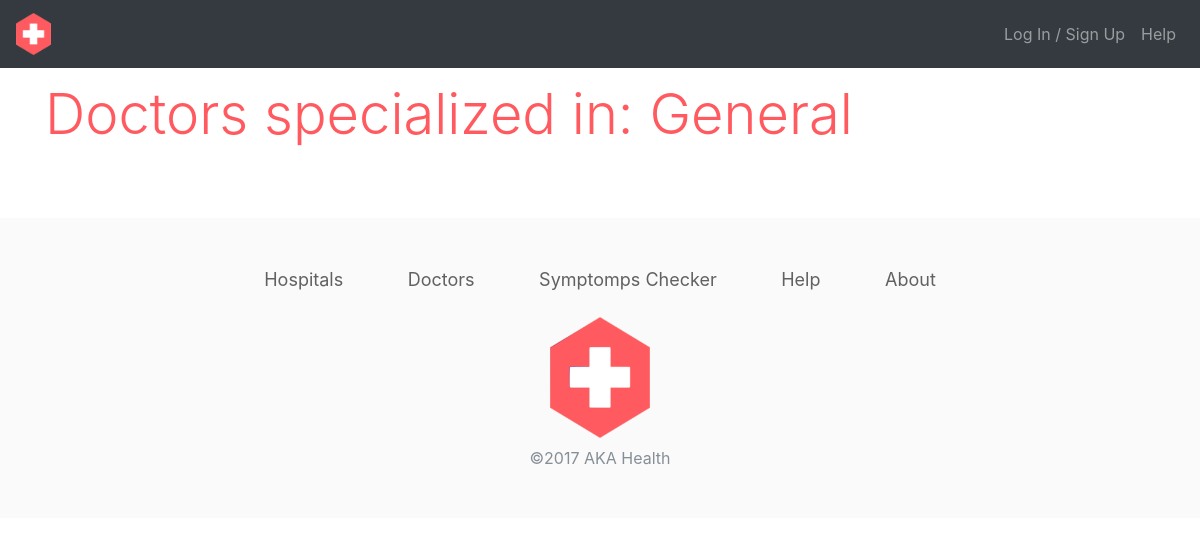
The app's page /expertise/detail_expertise.php?expertise=General, older data.
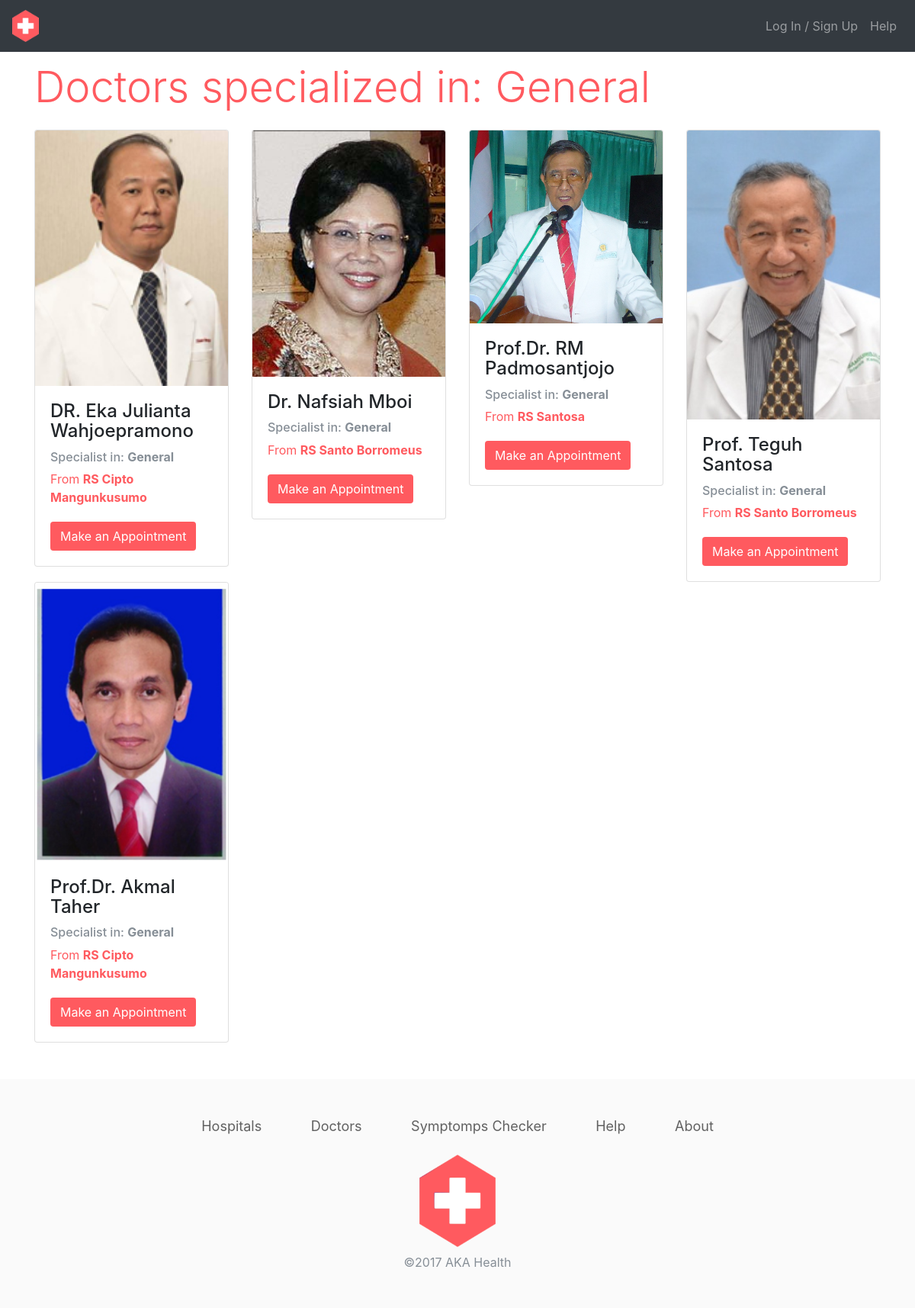
The same page, newer data.
### tables this page shows
CREATE TABLE `dokter` (
  `id_dok` int(11) NOT NULL,
  `id_rs` int(5) NOT NULL,
  `nama_dok` varchar(50) NOT NULL,
  `keahlian` text NOT NULL,
  `no_telp` varchar(13) NOT NULL,
  `gambar` varchar(30) NOT NULL
);

CREATE TABLE `rumahsakit` (
  `id_rs` int(11) NOT NULL,
  `nama_rs` varchar(50) NOT NULL,
  `alamat` text NOT NULL,
  `no_telp` varchar(13) NOT NULL,
  `gambar` varchar(30) DEFAULT NULL,
  `id_lokasi` int(11) DEFAULT NULL
);

### expertise/detail_expertise.php (the view, shortened to what this page needs)
<?php
include "../config.php";
$expertise = $_GET['expertise'];
$query ="SELECT dokter.*, rumahsakit.nama_rs FROM dokter join rumahsakit on dokter.id_rs = rumahsakit.id_rs WHERE keahlian ='$expertise'";
$result = mysqli_query($db, $query);
?>
<!DOCTYPE html>
<html>
<head>
    <link rel="stylesheet" href="../assets/css/bootstrap.min.css">
    <link rel="stylesheet" href="../assets/css/style.css">
</head>
<body>
<nav class="navbar navbar-expand-lg navbar-dark bg-dark">
    <a class="navbar-brand" href="../index.php">
        <img src="../assets/img/logohospital.png" alt="logo aka hospital"
             width="35">
    </a>
    <div class="collapse navbar-collapse" id="navbarSupportedContent">
        <ul class="navbar-nav ml-auto">
            <?php if (array_key_exists('login_user', $_SESSION)) { ?>
                <li class="nav-item dropdown">
                    <a class="nav-link dropdown-toggle" href="#" id="navbarDropdown" role="button" data-toggle="dropdown"
                       aria-haspopup="true" aria-expanded="false">
                        <?php echo $_SESSION['login_user']['nama'] ?>
                    </a>
                    <div class="dropdown-menu dropdown-menu-right" aria-labelledby="navbarDropdown">
                        <a class="dropdown-item" href="#">Profile</a>
                        <div class="dropdown-divider"></div>
                        <a class="dropdown-item" href="../logout.php">Log Out</a>
                    </div>
                </li>
            <?php } else { ?>
                <li class="nav-item">
                    <a class="nav-link" href="../login.php">Log In / Sign Up</a>
                </li>
                <li class="nav-item">
                    <a class="nav-link" href="../about.php">Help</a>
                </li>
            <?php } ?>
        </ul>
    </div>
</nav>
<div class="app pt-3">
    <div class="container">
        <div class="row">
            <div class="col-12">
                <h1 class="title display-4">Doctors specialized in: <?php echo $expertise ?></h1>
            </div>
        </div>
        <div class="row mt-3">
            <?php while ($baris = mysqli_fetch_assoc($result)) { ?>
                <div class="col-3">
                    <div class="card">
                        <img class="card-img-top" src="../assets/img/<?php echo $baris['gambar'] ?>">
                        <div class="card-body">
                            <h4 class="card-title"><?php echo $baris['nama_dok'] ?></h4>
                            <h6 class="card-subtitle my-2 text-muted">Specialist in: <b><?php echo $baris['keahlian'] ?></b></h6>
                            <p class="card-text title">From <a href="hospital/detail_hospital.php?nama_rs=<?php echo $baris['nama_rs'] ?>"><?php echo $baris['nama_rs'] ?></a></p>
                            <a href="#" class="btn btn-aka mt-1 btn-fluid">Make an Appointment</a>
                        </div>
                    </div>
                </div>
            <?php } ?>
        </div>
    </div>
</div>
<div class="footer">
    <div class="container">
        <div class="row">
            <div class="col">
                <div class="text-center">
                    <a href="#" class="aka">Hospitals</a>
                    <a href="#" class="aka">Doctors</a>
                    <a href="#" class="aka">Symptomps Checker</a>
                    <a href="#" class="aka">Help</a>
                    <a href="#" class="aka">About</a>
                </div>
            </div>
        </div>
        <div class="row">
            <div class="col">
                <img src="../assets/img/logohospital.png" alt="logo aka hospital"
                     width="100" class="mt-4">
                <p class="text-secondary text-center mt-2">&copy;2017 AKA Health</p>
            </div>
        </div>
    </div>
</div>
</body>
</html>

Row changes from the older to the newer data that the page shows:
now on this page (row edited): dokter: gambar (picture), nama_dok "DR. Eka Julianta Wahjoepramono", keahlian "General", id_rs.nama_rs "RS Cipto Mangunkusumo"
now on this page (row edited): dokter: gambar (picture), nama_dok "Dr. Nafsiah Mboi", keahlian "General", id_rs.nama_rs "RS Santo Borromeus"
now on this page (row edited): dokter: gambar (picture), nama_dok "Prof.Dr. RM Padmosantjojo", keahlian "General", id_rs.nama_rs "RS Santosa"
now on this page (row edited): dokter: gambar (picture), nama_dok "Prof. Teguh Santosa", keahlian "General", id_rs.nama_rs "RS Santo Borromeus"
now on this page (row edited): dokter: gambar (picture), nama_dok "Prof.Dr. Akmal Taher", keahlian "General", id_rs.nama_rs "RS Cipto Mangunkusumo"
